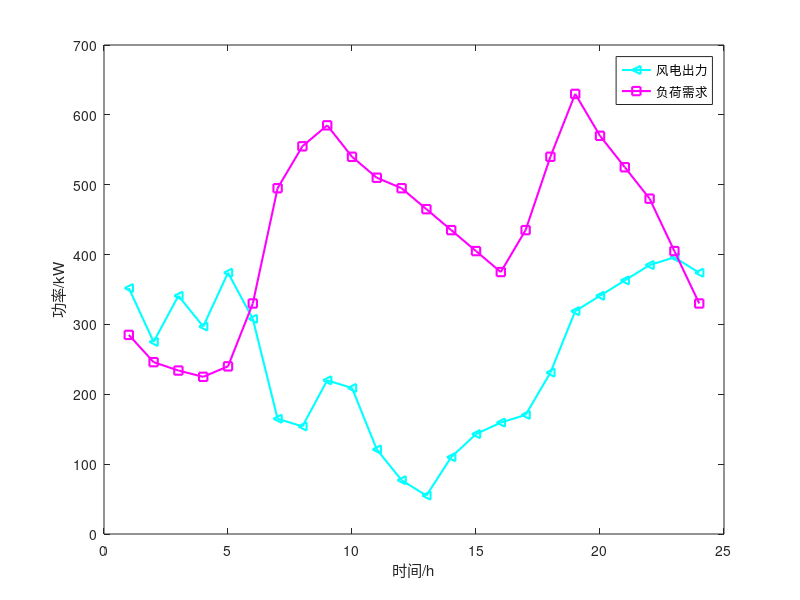

Here is the MATLAB script that generated this plot: (Note: this script raises an error after producing the figure.)
%%  日前调度
clc
clear
close all
%% 数据导入 
% 调度周期
T = 24;
% 风电预测功率
P_predict = 1.1*[320, 250, 310, 270, 340, 280, 150, 140, 200, 190, 110, 70,... 
                50, 100, 130, 145, 155, 210, 290, 310, 330, 350, 360, 340];
% 电负荷
EleLoad = 0.3*[950,820,780,750,800,1100,1650,1850,1950,1800,1700,1650,1550,1450,1350,1250,1450,1800,2100,1900,1750,1600,1350,1100];
% 净负荷
NetLoad = EleLoad - P_predict;
% 原始数据
figure
plot(P_predict,'c-<','LineWidth',1.5)
hold on
plot(EleLoad,'m-s','LineWidth',1.5)
% plot(NetLoad,'r->','LineWidth',1.5)
legend('风电出力','负荷需求')
xlabel('时间/h');
ylabel('功率/kW');
%% 相关参数
cost = 300;
C_start = 31500; % 启停成本
eg = 0.82; % 火电机组i的碳排放强度 单位：t/（MW·h）
E_beta = 0.9; % 碳捕集效率
P_yita = 1.05; % 再生塔和压缩机最大工作状态系数
lamda_a = 0.0725;
lamda_dc = 0.6525; % 单位捕碳量能耗
P_D1=10; % 碳捕集固定能耗
P_BA = ones(1,24);
P_BA(1,:) = P_D1.* ones(1,24);  
K_q = 800;%弃风惩罚成本系数
K_T = 200; %碳交易价格
delta_h = 0.7; %碳配额系数
delta_xz = 0.9;%烟气分流比限值
C_FL = 165159.4 * 1e4;%碳捕集设备总成本
N_ZJ  = 15;%碳捕集设备折旧年限
r_rate = 0.08;%碳捕集电厂项目贴现率
P_G_max = 600; % 机组最大出力 单位：MW
P_G_min = 600 * 0.5; % 机组最小出力
R_u = 90; % 机组上爬坡
R_d = 90; % 机组下爬坡
T_on_min = 6; % 最小开机时间
T_off_min = 6; % 最小关停时间
M_MEA = 61.08; % M_MEA的摩尔质量
M_co2 = 44; % 二氧化碳的摩尔质量
theta = 0.4; % 再生塔解析量
CR = 0.4; % 醇胺溶液浓度(%)
rou_R = 1.01; % 醇胺溶液密度
V_CR = 10000; % 溶液储液装置容量
V_R0 = 5000;%富液存储器初始体积
V_L0 = 3000;%贫液存储器初始体积
rate_max = 400;
K_R = 1.17; % 乙醇胺溶剂成本系数
fai = 1.5; % 溶剂运行损耗系数
%% 决策变量
% 电力源出力
P_w = sdpvar(1,24,'full'); % 风电机组出力
P_w_cc = sdpvar(1,24,'full'); % 风电机组出力
P_w_net = sdpvar(1,24,'full'); % 风电机组出力
P_G = sdpvar(1,24,'full'); % 火电机组出力
% 碳捕集相关
P_N = sdpvar(1,24,'full'); % 机组净出力
P_CC = sdpvar(1,24,'full');% 碳捕集运行能耗
P_G_CC = sdpvar(1,24,'full');
P_OP = sdpvar(1,24,'full');% 碳捕集能耗
P_absorb = sdpvar(1,24,'full');
P_desorb = sdpvar(1,24,'full');
E_G = sdpvar(1,24,'full'); % 碳捕集机组产生的总碳排放
E_AB = sdpvar(1,24,'full'); % 机组捕获的总碳排放
E_DE = sdpvar(1,24,'full'); % 机组解析的总碳排放
E_liguid = 3000;%假设碳捕集装置富液中本来就含有3000t二氧化碳
E_NET = sdpvar(1,24,'full');
V_AB = sdpvar(1,24,'full'); % 
V_DE = sdpvar(1,24,'full');
V_R = sdpvar(1,24,'full'); % 富液体积
V_L = sdpvar(1,24,'full'); % 贫液体积
P_cut = sdpvar(1,24,'full'); % 系统可削减电负荷
P_DE = sdpvar(1,24,'full'); % 系统经过过需求响应后的电负荷
u = binvar(1,24,'full'); % 机组启停状态
T_on = sdpvar(1,24,'full'); 
T_off = sdpvar(1,24,'full');
delta = sdpvar(1,24);%烟气分流比

%% 约束条件
C = [];  %约束条件初始
C = [C,P_w == P_w_cc + P_w_net];

for t=1:24
    C = [C,0 <= P_G(t)];
    C = [C,P_G(t) == P_N(t) + P_G_CC(t)]; % 机组输出总功率
    C = [C,P_CC(t) == P_G_CC(t) + P_w_cc(t)]; % 碳捕集运行功率
    C = [C,P_CC(t) == P_BA(t) + P_OP(t)]; % 碳捕集运行功率
    C = [C,P_absorb(t) == lamda_a * E_AB(t)]; % 碳捕集运行功率
    C = [C,P_desorb(t) == lamda_dc * E_DE(t)]; % 碳捕集运行功率
    C = [C,P_OP(t) == lamda_a * E_AB(t)+  lamda_dc * E_DE(t)]; % 碳捕集设备运行能耗
    C = [C,E_G(t) == eg * P_G(t)];% 碳捕集机组产生的总碳排放
    C = [C,E_AB(t) ==  E_beta * delta(t) * E_G(t)]; % 机组捕获的二氧化碳总量
    C = [C,E_NET(t) ==  (1 - E_beta * delta(t)) * E_G(t)]; % 净碳排
    %C = [C, P_G_min - P_lamda * P_yita * E_beta * delta(t) * eg * P_G_max - P_BA <= P_N(t) <= P_G_max-P_BA]; % 【综合灵活运行方式】碳捕集电厂净出力范围    
    C = [C, 1 - delta_xz <= delta(t) <= delta_xz]; %烟气分流比限值约束
    C = [C, -0.02 * EleLoad(t) <= P_cut(t) <= 0];
    C = [C, P_DE(t) == EleLoad(t) + P_cut(t) ];% 切负荷后的电负荷
    C = [C, P_w_net(t) + P_N(t) == P_DE(t) ]; % 电力平衡
    C = [C,0 <= E_AB(t) <= P_yita * E_beta * eg * P_G_max];   % 510.3t二氧化碳
end
 
% 强化约束（新增）
C = [C, P_N >= 0.3 * P_G_max * u];  % 最低净出力保障电网稳定 
C = [C, P_G_CC >= P_BA .* u];   % 最低捕集能耗维持设备运行 
% 对照算例
% C = [C,P_w_cc==0];
%% 其他约束
% 火电机组出力约束
for t=1:24
    C = [C, P_G_min * u(t) <= P_G(t) <= P_G_max * u(t)];
    C = [C, P_G_min * u(t) <= P_G(t) <= P_G_max * u(t)];
    C = [C, 0 <= P_w(t) <= P_predict(t)];
    C = [C, 0 <= P_w_net(t) <= P_predict(t)];
    C = [C, 0 <= P_w_cc(t) <= P_predict(t)];
    C = [C, 0 <= P_G_CC(t)];
end

% 火电机组爬坡约束
for t = 2:24
    C = [C, P_G(t) - P_G(t-1) <= u(t) * R_u]; % 上爬坡约束
    C = [C, P_G(t-1) - P_G(t) <= u(t-1) * R_d]; % 下爬坡约束
end
% 火电机组启停约束
for t = 2:24
    % 更新连续开机与关停时间
    T_on(t) = T_on(t-1) + u(t-1);
    T_off(t) = T_off(t-1) + (1 - u(t-1));
    % 启停约束
    C = [C, (T_on(t-1) - T_on_min) * (u(t-1) - u(t)) >= 0];
    C = [C, (T_off(t-1) - T_off_min) * (u(t) - u(t-1)) >= 0];
end
% 碳捕集装置约束
for t=1:24
    C = [C,V_AB(t)==(M_MEA * E_AB(t))/(M_co2 * theta * CR * rou_R)]; % 电厂i的溶液存储器t时刻释放二氧化碳所需的溶液体积 注意单位换算
    C = [C,V_DE(t)==(M_MEA * E_DE(t))/(M_co2 * theta * CR * rou_R)];
    C = [C,0 <= V_AB(t)<=3000]; % 富液体积
    C = [C,0 <= V_DE(t)<=3000]; % 贫液体积
    for i= 1:t
       C = [C,V_R(i) == V_R0 + sum(V_AB(1:i) - V_DE(1:i))]; % 富液变化
       C = [C,V_L(i) == V_L0 + sum(V_DE(1:i) - V_AB(1:i))]; % 贫液变化
    end
    C = [C,0 <= V_R(t)<=V_CR]; % 富液体积
    C = [C,0 <= V_L(t)<=V_CR]; % 贫液体积
end 
    C=[C,V_L0 == V_L(24)];% 贫液初始平衡
    C=[C,V_R0 == V_R(24)];% 富液初始平衡
for t=1:23
     C = [C,0 <= abs(V_R(t+1) - V_R(t))<= rate_max * P_yita]; % 流速
     C = [C,0 <= abs(V_L(t+1) - V_L(t))<= rate_max * P_yita]; % 流速
end

%% 目标函数
F=0;
 for t=1:24
    C_loadcut(t) = 400 * abs(P_cut(t)); % 失负荷成本
    C_H(t) = cost * P_G(t); % 火电机组煤耗成本
    C_R(t) = K_R * fai * E_AB(t); % 溶剂损耗成本
    C_T(t) = K_T * (E_NET(t)- delta_h * P_G(t));% 碳交易成本 = 碳交易价格*（净碳排 - 配额碳排）
    C_q(t) = K_q *(P_predict(t) - P_w(t)); % 弃风惩罚成本
 end
 for t = 2:24
        C_k(t)= (u(t) * (1 - u(t-1)) + u(t-1) * (1 - u(t))) * C_start;
 end
F = F + sum(C_loadcut) + sum(sum(C_H)) +sum(sum(C_k)) + sum(sum(C_R)) + sum(C_T) + sum(C_q);

 %% 求解器配置
ops = sdpsettings('verbose',2,'solver','gurobi','gurobi.MIPGap',1e-6,'gurobi.Heuristics',0.9,'gurobi.TuneTimeLimit',0);
result = optimize(C,F,ops);
s_F = value(F);
s_F1 = value(sum(C_loadcut));
s_C_H = value(sum(C_H));
s_C_R = value(sum(C_R));
s_C_T = value(sum(C_T));
s_C_q = value(sum(C_q));
s_C_k = value(sum(sum(C_k)));
display(['最优规划结果 : ', num2str(s_F)]);
disp(['火电机组煤耗成本: ', num2str(s_C_H)]);
disp(['溶剂损耗成本: ', num2str(s_C_R)]);
disp(['碳交易成本: ', num2str(s_C_T)]);
disp(['弃风惩罚成本: ', num2str(s_C_q)]);
disp(['电能需求响应成本: ', num2str(s_F1)]);
disp(['机组启停成本: ', num2str(s_C_k)]);
%% 数据获取
s_P_w = value(P_w); % 风电机组出力
s_P_G = value(P_G); % 火电机组出力
s_P_N = value(P_N); % 机组净出力
s_u = value(u);
% 碳捕集相关
s_delta = value(delta);
s_P_CC = value(P_CC); % 碳捕集运行能耗
s_P_G_CC = value(P_G_CC); % 碳捕集运行能耗
s_P_w_cc = value(P_w_cc);
s_P_OP = value(P_OP); % 碳捕集能耗
s_P_absorb = value(P_absorb); % 碳捕集能耗
s_P_desorb = value(P_desorb); % 碳捕集能耗
s_E_G = value(E_G); % 碳捕集机组产生的总碳排放
s_E_AB = value(E_AB); % 机组捕获的总碳排放
s_E_DE = value(E_DE); % 机组解析的总碳排放
s_E_NET = value(E_NET); % 净碳捕集量
s_V_AB = value(V_AB); % 贫液流量
s_V_DE = value(V_DE); % 富液流量
s_V_R = value(V_R); % 富液体积
s_V_L = value(V_L); % 贫液体积
rate_absorb = s_V_AB/rate_max;
rate_desorb = s_V_DE/rate_max;
% 负荷
s_P_cut = value(P_cut); % 系统可削减电负荷
s_P_DE = value(P_DE); % 切负荷后的电负荷
% 碳排放量
emission_ini = sum(s_E_G);
emission_net = sum(s_E_NET);
e_av = emission_net/(sum(sum(s_P_G)));
disp(['初始碳排: ', num2str(emission_ini),'t']);
disp(['净碳排: ', num2str(emission_net),'t']);
disp(['平均碳排放强度: ', num2str(e_av)]);
% 碳捕集系统运行成本
sum_PG = sum(s_P_G);
sum_PN = sum(s_P_N);
 C_H_cc = zeros(1,24) ;
 C_H_net = zeros(1,24) ;
for t=1:24
    C_H_cc(t) = cost * s_P_CC(t); 
    C_H_net(t) = cost * s_P_N(t); 
end
C_net = sum(C_H_net);
C_cc= sum(C_H_cc);
disp(['净发电成本: ', num2str(C_net)]);
disp(['捕集二氧化碳成本: ', num2str(C_cc)]);
C_av_cc = C_cc / (sum(s_E_AB));

%% 数据分析与画图
% 电力系统
Plot_EleNet = zeros(4,24);
for t=1:24
    Plot_EleNet(1,t) = P_w_net(t);
    Plot_EleNet(2,t) = P_N(t);
    Plot_EleNet(3,t) = P_G_CC(t);
    Plot_EleNet(4,t) = P_w_cc(t);
end
Plot_EleNet = Plot_EleNet';
figure
bar(Plot_EleNet,'stacked');
hold on
plot(EleLoad,'-r^',...
                'Color',[1,0,0],...  
                'LineWidth',1,...
                'MarkerEdgeColor','k',...
                'MarkerFaceColor',[0 0 1],...
                'MarkerSize',5);
xlabel('时间/h');
ylabel('功率/kW');
title('电功率平衡');
hold on
legend('风电净出力','碳捕集机组净出力','碳捕集能耗g','碳捕集能耗w','电负荷',...
'FontSize',10,'Location','northwest','NumColumns',3);
% 风电出力
figure
plot(s_P_w,'r-s','LineWidth',1.5)
hold on
plot(P_predict,'c--','LineWidth',1.5)
legend({'风功率','风功率预测值'})
xlabel('时间/h');
ylabel('功率/kW');
title('风电功率');

%% 碳捕集机组
hours = 1:24; % 时段
% 电厂的功率构成
figure;
yyaxis left % 创建双y轴图，左侧y轴用于功率累加值
b = bar(hours, [s_P_N', s_P_G_CC',s_P_w_cc'], 'stacked','FaceColor','flat');
for k = 1:3
    b(k).CData = k;
end
ylabel('碳捕集电厂功率 (MW)');
yyaxis right % 创建双y轴图，右侧y轴用于烟气分流比
plot(hours, s_delta, 'k--', 'LineWidth', 1.5);
ylim([0 1]);
ylabel('烟气分流比');
title('电厂各部分功率组成');
xlabel('时段');
legend('净出力',  '火电机组给碳捕集装置', '风电机组给碳捕集装置','烟气分流比', 'Location', 'northeastoutside');
% 二氧化碳捕集量
figure
plot(s_E_G,'r-s','LineWidth',1.5)
hold on
plot(s_E_NET,'g-s','LineWidth',1.5)
hold on
plot(s_E_AB,'m--','LineWidth',1.5)
plot(s_E_DE,'c--','LineWidth',1.5)
legend('初始碳排','净碳排','吸收二氧化碳','解吸并压缩二氧化碳')
xlabel('时间/h');
ylabel('碳捕集量');
ylim([0 550]);
title('二氧化流向');


% 贫液、富液体积变化和流量图
figure;
subplot(2,1,1);
plot(hours, s_V_L, 'b-', 'LineWidth', 1.5);
hold on;
plot(hours, s_V_R, 'r-', 'LineWidth', 1.5);
hold on;
ylabel('体积 (m^3)');
xlabel('时间/h');
legend('贫液体积', '富液体积','Location', 'northeastoutside');
title('贫液和富液体积变化');

subplot(2,1,2);
plot(hours, s_V_AB, 'g-', 'LineWidth', 1.5);
hold on;
plot(hours, s_V_DE, 'm-', 'LineWidth', 1.5);
ylabel('流量 (m^3)');
xlabel('时间/h');
title('贫液和富液流速');
legend('贫液流量', '富液流量');